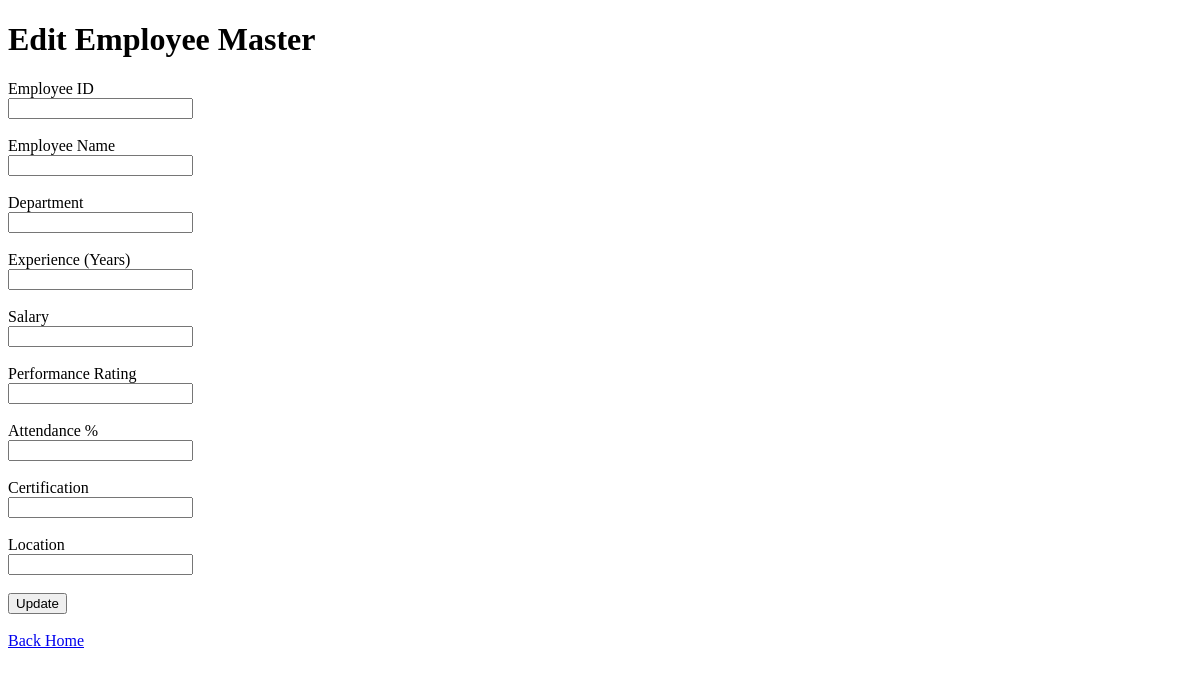
Before: /employee_master/edit/4 with the older database file.
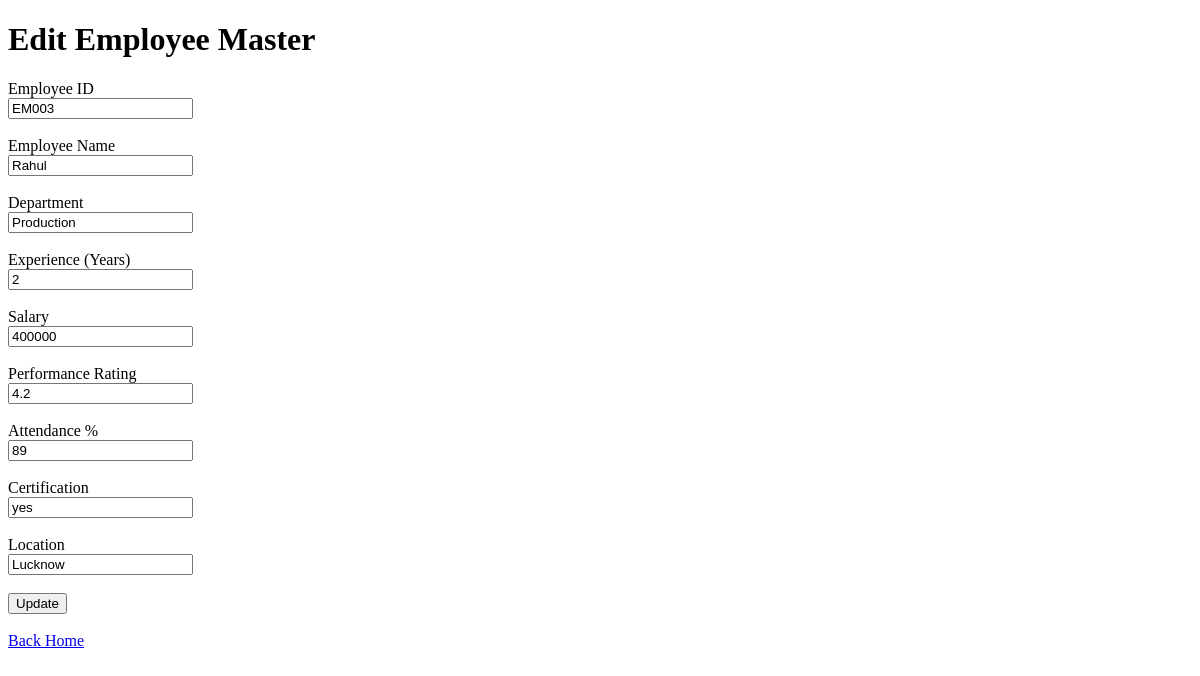
After: the same page with the newer database file.
### tables this page shows
CREATE TABLE employee_master (
    id INTEGER PRIMARY KEY AUTOINCREMENT,
    employee_id TEXT,
    employee_name TEXT,
    department TEXT,
    experience_years INTEGER,
    salary INTEGER,
    performance_rating INTEGER,
    attendance_percent INTEGER,
    certification TEXT,
    location TEXT
);

### generated_app/app.py (the view, shortened to what this page needs)
@app.route(
    "/employee_master/edit/<int:id>",
    methods=["GET", "POST"]
)
def edit_employee_master(id):
    conn = get_connection()
    row = conn.execute(
        "SELECT * FROM employee_master WHERE id = ?",
        (id,)
    ).fetchone()
    conn.close()
    return render_template(
        "employee_master_edit.html",
        row=row
    )

### generated_app/app.py (called while the page is built)
def get_connection():
    conn = sqlite3.connect(
        "database.db"
    )
    conn.row_factory = sqlite3.Row
    return conn

### generated_app/templates/employee_master_edit.html (shortened to what this page needs)
<!DOCTYPE html>
<html>
<head>
</head>
<body>
<h1>Edit Employee Master</h1>
<form method="POST">
<label>Employee ID</label>
<br>
<input
type="text"
name="employee_id"
value="{{ row['employee_id'] }}"
>
<br><br>
<label>Employee Name</label>
<br>
<input
type="text"
name="employee_name"
value="{{ row['employee_name'] }}"
>
<br><br>
<label>Department</label>
<br>
<input
type="text"
name="department"
value="{{ row['department'] }}"
>
<br><br>
<label>Experience (Years)</label>
<br>
<input
type="text"
name="experience_years"
value="{{ row['experience_years'] }}"
>
<br><br>
<label>Salary</label>
<br>
<input
type="text"
name="salary"
value="{{ row['salary'] }}"
>
<br><br>
<label>Performance Rating</label>
<br>
<input
type="text"
name="performance_rating"
value="{{ row['performance_rating'] }}"
>
<br><br>
<label>Attendance %</label>
<br>
<input
type="text"
name="attendance_percent"
value="{{ row['attendance_percent'] }}"
>
<br><br>
<label>Certification</label>
<br>
<input
type="text"
name="certification"
value="{{ row['certification'] }}"
>
<br><br>
<label>Location</label>
<br>
<input
type="text"
name="location"
value="{{ row['location'] }}"
>
<br><br>
<button type="submit">
Update
</button>
</form>
<br>
<a href="/">
Back Home
</a>
</body>
</html>

Changed rows visible on the page:
added employee_master: employee_id "EM003", employee_name "Rahul", department "Production", experience_years "2", salary "400000", performance_rating "4.2", attendance_percent "89", certification "yes", location "Lucknow"
